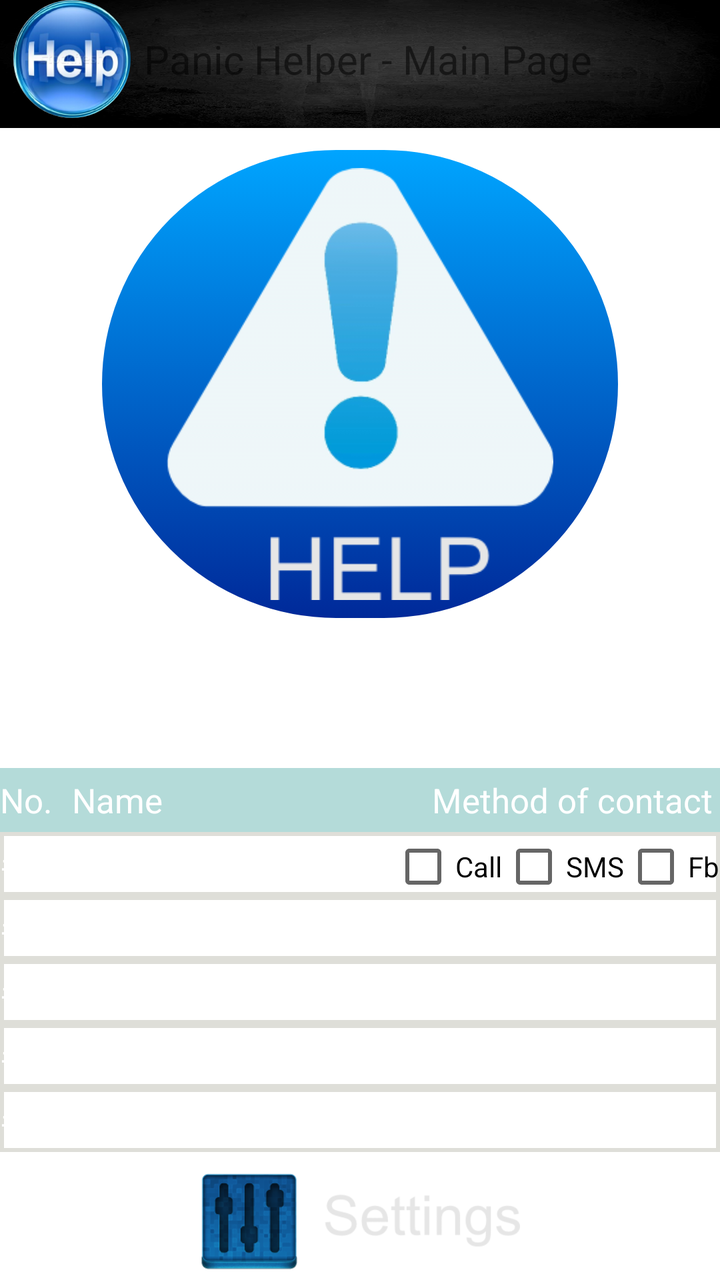
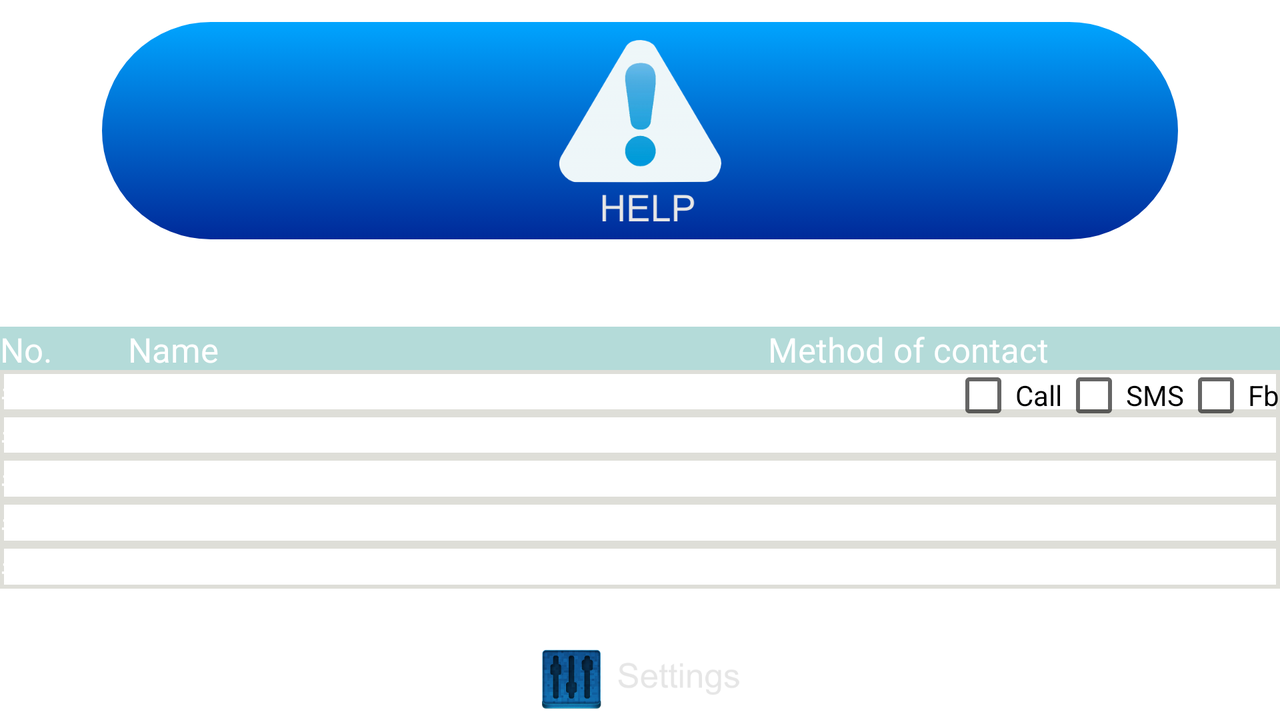

Two renders of one Android screen. The first uses the default layout on a phone; the second uses the alternative layout the repository ships for a different screen configuration, on a matching device. The two XML files are below.
<!-- AndroidManifest.xml: fallback theme Theme.MaterialComponents.DayNight.NoActionBar -->
<!-- res/layout/main_screen.xml -->
<?xml version="1.0" encoding="utf-8"?>
<LinearLayout xmlns:android="http://schemas.android.com/apk/res/android"
              xmlns:tools="http://schemas.android.com/tools" android:layout_width="fill_parent"
              android:layout_height="fill_parent" android:orientation="vertical" tools:context=".MainActivity"
              android:baselineAligned="false" android:background="@drawable/back_ground" android:weightSum="10">

    <LinearLayout
            android:orientation="horizontal"
            android:layout_width="fill_parent"
            android:layout_height="0dp" android:layout_weight="1" android:background="@drawable/background_title_bar">
        <ImageView
                android:layout_width="0dp"
                android:layout_height="fill_parent"
                android:id="@+id/imageView" android:layout_weight=".20" android:src="@drawable/ic_launcher"
                android:scaleType="fitCenter" android:layout_marginBottom="5dp"/>
        <TextView
                android:layout_width="0dp"
                android:layout_height="fill_parent"
                android:text="Panic Helper - Main Page"
                android:id="@+id/textView15" android:layout_weight=".80" android:gravity="center_vertical"
                android:textSize="20sp" android:layout_marginBottom="5dp"/>
    </LinearLayout>
    <LinearLayout
            android:orientation="horizontal"
            android:layout_width="fill_parent"
            android:layout_height="0dp" android:layout_weight="4">
        <ImageButton
                android:layout_width="fill_parent"
                android:layout_height="fill_parent"
                android:id="@+id/imageButton" android:layout_gravity="center"
                android:layout_marginLeft="50dp"
                android:layout_marginRight="50dp"
                android:scaleType="fitCenter" android:src="@drawable/alert_triangle2"
                android:background="@drawable/square_button" android:layout_marginTop="10dp"
                android:layout_marginBottom="10dp"/>
    </LinearLayout>
    <TextView
            android:layout_width="fill_parent"
            android:layout_height="0dp"
            android:text="Emergency Contacts"
            android:id="@+id/textView" android:layout_weight="1" android:singleLine="false" android:textSize="22sp"
            android:textIsSelectable="false" android:textColor="#ffff" android:gravity="center_vertical"/>
    <LinearLayout
            android:orientation="vertical"
            android:layout_width="fill_parent"
            android:layout_height="0dp" android:layout_weight="3">
        <LinearLayout
                android:orientation="horizontal"
                android:layout_width="fill_parent"
                android:layout_height="0dp" android:layout_weight=".15" android:background="#B4DBD9"
                android:baselineAligned="false">
            <TextView android:layout_width="0dp" android:layout_height="fill_parent" android:text="No."
                      android:id="@+id/textView13" android:layout_weight=".10" android:gravity="center_vertical"
                      android:textSize="17sp" android:textColor="#ffff"/>
            <TextView android:layout_width="0dp" android:layout_height="fill_parent" android:text="Name"
                      android:id="@+id/textView14" android:layout_weight=".50" android:singleLine="false"
                      android:gravity="center_vertical" android:textSize="17sp" android:textColor="#ffff"/>
            <TextView
                    android:layout_width="0dp"
                    android:layout_height="fill_parent"
                    android:text="Method of contact"
                    android:id="@+id/textView4" android:layout_weight=".40" android:gravity="center_vertical"
                    android:textSize="17sp" android:textColor="#ffff"/>
        </LinearLayout>
        <LinearLayout
                android:orientation="horizontal"
                android:layout_width="fill_parent"
                android:layout_height="0dp" android:layout_weight=".15" android:background="@drawable/border_table">
            <TextView android:layout_width="0dp" android:layout_height="fill_parent" android:text="#1"
                      android:id="@+id/textView5" android:layout_weight=".10" android:gravity="center_vertical"
                      android:textSize="17sp" android:textColor="#ffff"/>
            <TextView android:layout_width="0dp" android:layout_height="fill_parent" android:text="Name"
                      android:id="@+id/textView6" android:layout_weight=".50" android:singleLine="false"
                      android:gravity="center_vertical" android:textSize="17sp" android:textColor="#ffff"/>
            <CheckBox
                    android:layout_width="wrap_content"
                    android:layout_height="wrap_content"
                    android:text="Call"
                    android:id="@+id/checkBox" android:checked="false"/>
            <CheckBox android:layout_width="wrap_content" android:layout_height="wrap_content" android:text="SMS"
                      android:id="@+id/checkBox2" android:checked="false"/>
            <CheckBox android:layout_width="wrap_content" android:layout_height="wrap_content" android:text="Fb"
                      android:id="@+id/checkBox3" android:checked="false"/>
        </LinearLayout>
        <LinearLayout
                android:orientation="horizontal"
                android:layout_width="fill_parent"
                android:layout_height="0dp" android:layout_weight=".15" android:background="@drawable/border_table">
            <TextView android:layout_width="0dp" android:layout_height="fill_parent" android:text="#2"
                      android:id="@+id/textView7" android:layout_weight=".10" android:gravity="center_vertical"
                      android:textSize="17sp" android:textColor="#ffff"/>
            <TextView android:layout_width="0dp" android:layout_height="fill_parent" android:text="Name"
                      android:id="@+id/textView8" android:layout_weight=".50" android:singleLine="false"
                      android:gravity="center_vertical" android:textSize="17sp" android:textColor="#ffff"/>
        </LinearLayout>
        <LinearLayout
                android:orientation="horizontal"
                android:layout_width="fill_parent"
                android:layout_height="0dp" android:layout_weight=".15" android:background="@drawable/border_table">
            <TextView
                    android:layout_width="0dp"
                    android:layout_height="fill_parent"
                    android:text="#3"
                    android:id="@+id/textView2" android:layout_weight=".10" android:gravity="center_vertical"
                    android:textSize="17sp" android:textColor="#ffff"/>
            <TextView
                    android:layout_width="0dp"
                    android:layout_height="fill_parent"
                    android:text="Name"
                    android:id="@+id/textView3" android:layout_weight=".50" android:singleLine="false"
                    android:gravity="center_vertical" android:textSize="17sp" android:textColor="#ffff"/>
        </LinearLayout>
        <LinearLayout
                android:orientation="horizontal"
                android:layout_width="fill_parent"
                android:layout_height="0dp" android:layout_weight=".15" android:background="@drawable/border_table">
            <TextView android:layout_width="0dp" android:layout_height="fill_parent" android:text="#4"
                      android:id="@+id/textView9" android:layout_weight=".10" android:gravity="center_vertical"
                      android:textSize="17sp" android:textColor="#ffff"/>
            <TextView android:layout_width="0dp" android:layout_height="fill_parent" android:text="Name"
                      android:id="@+id/textView10" android:layout_weight=".50" android:singleLine="false"
                      android:gravity="center_vertical" android:textSize="17sp" android:textColor="#ffff"/>
        </LinearLayout>
        <LinearLayout
                android:orientation="horizontal"
                android:layout_width="fill_parent"
                android:layout_height="0dp" android:layout_weight=".15" android:background="@drawable/border_table">
            <TextView android:layout_width="0dp" android:layout_height="fill_parent" android:text="#5"
                      android:id="@+id/textView11" android:layout_weight=".10" android:gravity="center_vertical"
                      android:textSize="17sp" android:textColor="#ffff" android:singleLine="false"/>
            <TextView android:layout_width="0dp" android:layout_height="fill_parent" android:text="Name"
                      android:id="@+id/textView12" android:layout_weight=".50" android:singleLine="false"
                      android:gravity="center_vertical" android:textSize="17sp" android:textColor="#ffff"/>
        </LinearLayout>
    </LinearLayout>
    <LinearLayout
            android:orientation="horizontal"
            android:layout_width="fill_parent"
            android:layout_height="0dp" android:layout_weight="1">
        <ImageButton
                android:layout_width="fill_parent"
                android:layout_height="wrap_content"
                android:id="@+id/imageButton2" android:scaleType="fitCenter"
                android:background="@drawable/config_button" android:layout_marginLeft="30dp"
                android:layout_marginTop="10dp" android:layout_marginRight="30dp" android:layout_marginBottom="5dp"
                android:src="@drawable/settings_icon"/>
    </LinearLayout>
</LinearLayout>
<!-- resources referenced by this layout -->
<resources>
  <!-- drawable alert_triangle2: png bitmap (drawable-hdpi, 15898 bytes) -->
  <!-- drawable background_title_bar: jpg bitmap (drawable-hdpi, 69317 bytes) -->
  <!-- drawable border_table (drawable-hdpi) -->
  <?xml version="1.0" encoding="utf-8"?>
  <shape xmlns:android="http://schemas.android.com/apk/res/android" android:shape="rectangle" >
      <stroke android:width="2dip" android:color="#d8d8d8d1"/>
      <solid android:color="#00000000" />
  </shape>
  <!-- drawable ic_launcher: png bitmap (drawable-hdpi, 47161 bytes) -->
  <!-- drawable settings_icon: png bitmap (drawable-hdpi, 22435 bytes) -->
  <!-- drawable square_button (drawable-hdpi) -->
  <?xml version="1.0" encoding="utf-8"?>
  <selector xmlns:android="http://schemas.android.com/apk/res/android">
      <item android:state_pressed="true">
          <shape>
              <gradient
                      android:endColor="#ff00a5ff"
                      android:startColor="#ff002999"
                      android:angle="270" />
              <stroke
                      android:width="1dp"
                      android:color="#ffffffff" />
              <corners
                      android:radius="270dp" />
              <padding
                      android:left="10dp"
                      android:top="10dp"
                      android:right="10dp"
                      android:bottom="10dp" />
          </shape>
      </item>
      <item>
          <shape>
              <gradient
                      android:startColor="#ff00a5ff"
                      android:endColor="#ff002999"
                      android:angle="270" />
              <stroke
                      android:width="1dp"
                      android:color="#ffffffff" />
              <corners
                      android:radius="270dp" />
              <padding
                      android:left="10dp"
                      android:top="10dp"
                      android:right="10dp"
                      android:bottom="10dp" />
          </shape>
      </item>
  </selector>
</resources>
<!-- res/layout-land/main_screen.xml (the author's variant of the layout above) -->
<!-- drawn on the phone turned sideways -->
<?xml version="1.0" encoding="utf-8"?>
<LinearLayout xmlns:android="http://schemas.android.com/apk/res/android"
              xmlns:tools="http://schemas.android.com/tools" android:layout_width="match_parent"
              android:layout_height="match_parent" android:orientation="vertical" tools:context=".MainActivity">

    <LinearLayout
            android:orientation="horizontal"
            android:layout_width="fill_parent"
            android:layout_height="0dp" android:layout_weight=".40">
        <ImageButton
                android:layout_width="fill_parent"
                android:layout_height="fill_parent"
                android:id="@+id/imageButton" android:layout_gravity="center"
                android:layout_marginLeft="50dp"
                android:layout_marginRight="50dp"
                android:scaleType="fitCenter" android:src="@drawable/alert_triangle2"
                android:background="@drawable/square_button" android:layout_marginTop="10dp"
                android:layout_marginBottom="10dp"/>
    </LinearLayout>
    <TextView
            android:layout_width="fill_parent"
            android:layout_height="0dp"
            android:text="Emergency Contacts"
            android:id="@+id/textView" android:layout_weight=".10" android:singleLine="false" android:textSize="22sp"
            android:textIsSelectable="false" android:textColor="#ffff" android:gravity="center_vertical"/>
    <LinearLayout
            android:orientation="vertical"
            android:layout_width="fill_parent"
            android:layout_height="0dp" android:layout_weight=".40">
        <LinearLayout
                android:orientation="horizontal"
                android:layout_width="fill_parent"
                android:layout_height="0dp" android:layout_weight=".15" android:background="#B4DBD9"
                android:baselineAligned="false">
            <TextView android:layout_width="0dp" android:layout_height="fill_parent" android:text="No."
                      android:id="@+id/textView13" android:layout_weight=".10" android:gravity="center_vertical"
                      android:textSize="17sp" android:textColor="#ffff"/>
            <TextView android:layout_width="0dp" android:layout_height="fill_parent" android:text="Name"
                      android:id="@+id/textView14" android:layout_weight=".50" android:singleLine="false"
                      android:gravity="center_vertical" android:textSize="17sp" android:textColor="#ffff"/>
            <TextView
                    android:layout_width="0dp"
                    android:layout_height="fill_parent"
                    android:text="Method of contact"
                    android:id="@+id/textView4" android:layout_weight=".40" android:gravity="center_vertical"
                    android:textSize="17sp" android:textColor="#ffff"/>
        </LinearLayout>
        <LinearLayout
                android:orientation="horizontal"
                android:layout_width="fill_parent"
                android:layout_height="0dp" android:layout_weight=".15" android:background="@drawable/border_table">
            <TextView android:layout_width="0dp" android:layout_height="fill_parent" android:text="#1"
                      android:id="@+id/textView5" android:layout_weight=".10" android:gravity="center_vertical"
                      android:textSize="17sp" android:textColor="#ffff"/>
            <TextView android:layout_width="0dp" android:layout_height="fill_parent" android:text="Name"
                      android:id="@+id/textView6" android:layout_weight=".50" android:singleLine="false"
                      android:gravity="center_vertical" android:textSize="17sp" android:textColor="#ffff"/>
            <CheckBox
                    android:layout_width="wrap_content"
                    android:layout_height="wrap_content"
                    android:text="Call"
                    android:id="@+id/checkBox" android:checked="false"/>
            <CheckBox android:layout_width="wrap_content" android:layout_height="wrap_content" android:text="SMS"
                      android:id="@+id/checkBox2" android:checked="false"/>
            <CheckBox android:layout_width="wrap_content" android:layout_height="wrap_content" android:text="Fb"
                      android:id="@+id/checkBox3" android:checked="false"/>
        </LinearLayout>
        <LinearLayout
                android:orientation="horizontal"
                android:layout_width="fill_parent"
                android:layout_height="0dp" android:layout_weight=".15" android:background="@drawable/border_table">
            <TextView android:layout_width="0dp" android:layout_height="fill_parent" android:text="#2"
                      android:id="@+id/textView7" android:layout_weight=".10" android:gravity="center_vertical"
                      android:textSize="17sp" android:textColor="#ffff"/>
            <TextView android:layout_width="0dp" android:layout_height="fill_parent" android:text="Name"
                      android:id="@+id/textView8" android:layout_weight=".50" android:singleLine="false"
                      android:gravity="center_vertical" android:textSize="17sp" android:textColor="#ffff"/>
        </LinearLayout>
        <LinearLayout
                android:orientation="horizontal"
                android:layout_width="fill_parent"
                android:layout_height="0dp" android:layout_weight=".15" android:background="@drawable/border_table">
            <TextView
                    android:layout_width="0dp"
                    android:layout_height="fill_parent"
                    android:text="#3"
                    android:id="@+id/textView2" android:layout_weight=".10" android:gravity="center_vertical"
                    android:textSize="17sp" android:textColor="#ffff"/>
            <TextView
                    android:layout_width="0dp"
                    android:layout_height="fill_parent"
                    android:text="Name"
                    android:id="@+id/textView3" android:layout_weight=".50" android:singleLine="false"
                    android:gravity="center_vertical" android:textSize="17sp" android:textColor="#ffff"/>
        </LinearLayout>
        <LinearLayout
                android:orientation="horizontal"
                android:layout_width="fill_parent"
                android:layout_height="0dp" android:layout_weight=".15" android:background="@drawable/border_table">
            <TextView android:layout_width="0dp" android:layout_height="fill_parent" android:text="#4"
                      android:id="@+id/textView9" android:layout_weight=".10" android:gravity="center_vertical"
                      android:textSize="17sp" android:textColor="#ffff"/>
            <TextView android:layout_width="0dp" android:layout_height="fill_parent" android:text="Name"
                      android:id="@+id/textView10" android:layout_weight=".50" android:singleLine="false"
                      android:gravity="center_vertical" android:textSize="17sp" android:textColor="#ffff"/>
        </LinearLayout>
        <LinearLayout
                android:orientation="horizontal"
                android:layout_width="fill_parent"
                android:layout_height="0dp" android:layout_weight=".15" android:background="@drawable/border_table">
            <TextView android:layout_width="0dp" android:layout_height="fill_parent" android:text="#5"
                      android:id="@+id/textView11" android:layout_weight=".10" android:gravity="center_vertical"
                      android:textSize="17sp" android:textColor="#ffff" android:singleLine="false"/>
            <TextView android:layout_width="0dp" android:layout_height="fill_parent" android:text="Name"
                      android:id="@+id/textView12" android:layout_weight=".50" android:singleLine="false"
                      android:gravity="center_vertical" android:textSize="17sp" android:textColor="#ffff"/>
        </LinearLayout>
    </LinearLayout>
    <LinearLayout
            android:orientation="horizontal"
            android:layout_width="fill_parent"
            android:layout_height="0dp" android:layout_weight=".20">
        <ImageButton
                android:layout_width="fill_parent"
                android:layout_height="wrap_content"
                android:id="@+id/imageButton2" android:scaleType="fitCenter"
                android:background="@drawable/config_button" android:layout_marginLeft="30dp"
                android:layout_marginTop="30dp" android:layout_marginRight="30dp" android:layout_marginBottom="5dp"
                android:src="@drawable/settings_icon"/>
    </LinearLayout>
</LinearLayout>
<!-- resources referenced by the variant -->
<!-- as the phone turned sideways resolves them -->
<resources>
  <!-- drawable alert_triangle2: png bitmap (drawable-hdpi, 15898 bytes) -->
  <!-- drawable border_table (drawable-hdpi) -->
  <?xml version="1.0" encoding="utf-8"?>
  <shape xmlns:android="http://schemas.android.com/apk/res/android" android:shape="rectangle" >
      <stroke android:width="2dip" android:color="#d8d8d8d1"/>
      <solid android:color="#00000000" />
  </shape>
  <!-- drawable settings_icon: png bitmap (drawable-hdpi, 22435 bytes) -->
  <!-- drawable square_button (drawable-hdpi) -->
  <?xml version="1.0" encoding="utf-8"?>
  <selector xmlns:android="http://schemas.android.com/apk/res/android">
      <item android:state_pressed="true">
          <shape>
              <gradient
                      android:endColor="#ff00a5ff"
                      android:startColor="#ff002999"
                      android:angle="270" />
              <stroke
                      android:width="1dp"
                      android:color="#ffffffff" />
              <corners
                      android:radius="270dp" />
              <padding
                      android:left="10dp"
                      android:top="10dp"
                      android:right="10dp"
                      android:bottom="10dp" />
          </shape>
      </item>
      <item>
          <shape>
              <gradient
                      android:startColor="#ff00a5ff"
                      android:endColor="#ff002999"
                      android:angle="270" />
              <stroke
                      android:width="1dp"
                      android:color="#ffffffff" />
              <corners
                      android:radius="270dp" />
              <padding
                      android:left="10dp"
                      android:top="10dp"
                      android:right="10dp"
                      android:bottom="10dp" />
          </shape>
      </item>
  </selector>
</resources>
